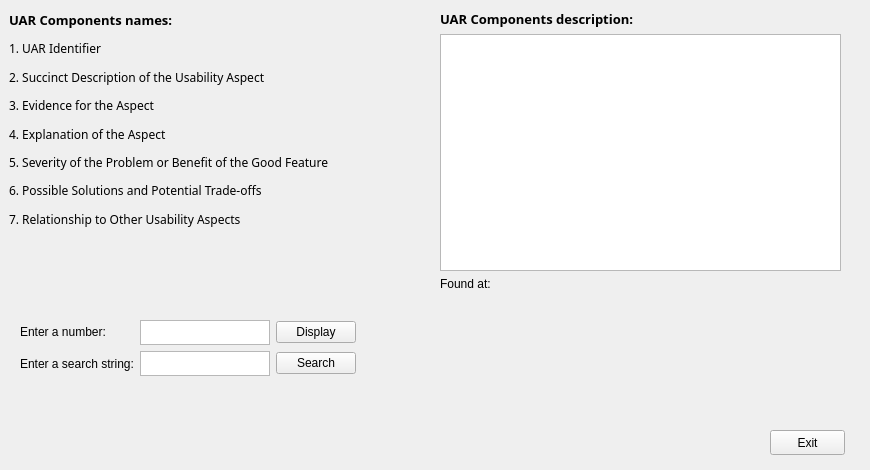
<?xml version="1.0" encoding="UTF-8"?>
<ui version="4.0">
 <class>MainWindow</class>
 <widget class="QMainWindow" name="MainWindow">
  <property name="geometry">
   <rect>
    <x>0</x>
    <y>0</y>
    <width>870</width>
    <height>470</height>
   </rect>
  </property>
  <property name="minimumSize">
   <size>
    <width>870</width>
    <height>470</height>
   </size>
  </property>
  <property name="maximumSize">
   <size>
    <width>870</width>
    <height>470</height>
   </size>
  </property>
  <property name="windowTitle">
   <string>UAR Components</string>
  </property>
  <widget class="QWidget" name="centralwidget">
   <widget class="QWidget" name="verticalLayoutWidget">
    <property name="geometry">
     <rect>
      <x>9</x>
      <y>9</y>
      <width>341</width>
      <height>221</height>
     </rect>
    </property>
    <layout class="QVBoxLayout" name="verticalLayout">
     <item>
      <widget class="QLabel" name="label">
       <property name="font">
        <font>
         <family>微软雅黑</family>
         <pointsize>10</pointsize>
         <weight>75</weight>
         <bold>true</bold>
        </font>
       </property>
       <property name="text">
        <string>UAR Components names:</string>
       </property>
      </widget>
     </item>
     <item>
      <widget class="QLabel" name="label_2">
       <property name="font">
        <font>
         <family>微软雅黑</family>
        </font>
       </property>
       <property name="text">
        <string>1. UAR Identifier</string>
       </property>
      </widget>
     </item>
     <item>
      <widget class="QLabel" name="label_3">
       <property name="font">
        <font>
         <family>微软雅黑</family>
        </font>
       </property>
       <property name="text">
        <string>2. Succinct Description of the Usability Aspect</string>
       </property>
      </widget>
     </item>
     <item>
      <widget class="QLabel" name="label_4">
       <property name="font">
        <font>
         <family>微软雅黑</family>
        </font>
       </property>
       <property name="text">
        <string>3. Evidence for the Aspect</string>
       </property>
      </widget>
     </item>
     <item>
      <widget class="QLabel" name="label_5">
       <property name="font">
        <font>
         <family>微软雅黑</family>
        </font>
       </property>
       <property name="text">
        <string>4. Explanation of the Aspect</string>
       </property>
      </widget>
     </item>
     <item>
      <widget class="QLabel" name="label_6">
       <property name="font">
        <font>
         <family>微软雅黑</family>
        </font>
       </property>
       <property name="text">
        <string>5. Severity of the Problem or Benefit of the Good Feature</string>
       </property>
      </widget>
     </item>
     <item>
      <widget class="QLabel" name="label_7">
       <property name="font">
        <font>
         <family>微软雅黑</family>
        </font>
       </property>
       <property name="text">
        <string>6. Possible Solutions and Potential Trade-offs</string>
       </property>
      </widget>
     </item>
     <item>
      <widget class="QLabel" name="label_8">
       <property name="font">
        <font>
         <family>微软雅黑</family>
        </font>
       </property>
       <property name="text">
        <string>7. Relationship to Other Usability Aspects</string>
       </property>
      </widget>
     </item>
    </layout>
   </widget>
   <widget class="QWidget" name="verticalLayoutWidget_2">
    <property name="geometry">
     <rect>
      <x>440</x>
      <y>10</y>
      <width>401</width>
      <height>361</height>
     </rect>
    </property>
    <layout class="QVBoxLayout" name="verticalLayout_2">
     <item>
      <widget class="QLabel" name="label_15">
       <property name="font">
        <font>
         <family>微软雅黑</family>
         <pointsize>10</pointsize>
         <weight>75</weight>
         <bold>true</bold>
        </font>
       </property>
       <property name="text">
        <string>UAR Components description:</string>
       </property>
      </widget>
     </item>
     <item>
      <widget class="QPlainTextEdit" name="DeEdit"/>
     </item>
     <item>
      <widget class="QLabel" name="label_12">
       <property name="text">
        <string>Found at:</string>
       </property>
      </widget>
     </item>
     <item>
      <widget class="QLabel" name="FristFoundLabel">
       <property name="text">
        <string/>
       </property>
      </widget>
     </item>
     <item>
      <widget class="QLabel" name="label_13">
       <property name="text">
        <string/>
       </property>
      </widget>
     </item>
     <item>
      <widget class="QLabel" name="LastFoundLabel">
       <property name="text">
        <string/>
       </property>
      </widget>
     </item>
     <item>
      <widget class="QLabel" name="label_14">
       <property name="text">
        <string/>
       </property>
      </widget>
     </item>
    </layout>
   </widget>
   <widget class="QPushButton" name="ExitBt">
    <property name="geometry">
     <rect>
      <x>770</x>
      <y>430</y>
      <width>75</width>
      <height>25</height>
     </rect>
    </property>
    <property name="text">
     <string>Exit</string>
    </property>
   </widget>
   <widget class="QWidget" name="widget" native="true">
    <property name="geometry">
     <rect>
      <x>20</x>
      <y>310</y>
      <width>381</width>
      <height>121</height>
     </rect>
    </property>
    <widget class="QWidget" name="gridLayoutWidget">
     <property name="geometry">
      <rect>
       <x>0</x>
       <y>10</y>
       <width>371</width>
       <height>81</height>
      </rect>
     </property>
     <layout class="QGridLayout" name="gridLayout">
      <property name="sizeConstraint">
       <enum>QLayout::SetFixedSize</enum>
      </property>
      <item row="0" column="0">
       <widget class="QLabel" name="label_9">
        <property name="sizePolicy">
         <sizepolicy hsizetype="Fixed" vsizetype="Fixed">
          <horstretch>0</horstretch>
          <verstretch>0</verstretch>
         </sizepolicy>
        </property>
        <property name="text">
         <string>Enter a number:</string>
        </property>
       </widget>
      </item>
      <item row="1" column="2">
       <widget class="QPushButton" name="SreachBt">
        <property name="text">
         <string>Search</string>
        </property>
       </widget>
      </item>
      <item row="1" column="0">
       <widget class="QLabel" name="label_10">
        <property name="sizePolicy">
         <sizepolicy hsizetype="Fixed" vsizetype="Preferred">
          <horstretch>0</horstretch>
          <verstretch>0</verstretch>
         </sizepolicy>
        </property>
        <property name="text">
         <string>Enter a search string:</string>
        </property>
       </widget>
      </item>
      <item row="0" column="1">
       <widget class="QTextEdit" name="NameEt">
        <property name="sizePolicy">
         <sizepolicy hsizetype="Fixed" vsizetype="Fixed">
          <horstretch>0</horstretch>
          <verstretch>0</verstretch>
         </sizepolicy>
        </property>
        <property name="minimumSize">
         <size>
          <width>130</width>
          <height>25</height>
         </size>
        </property>
        <property name="maximumSize">
         <size>
          <width>130</width>
          <height>25</height>
         </size>
        </property>
       </widget>
      </item>
      <item row="1" column="1">
       <widget class="QTextEdit" name="SreachEt">
        <property name="sizePolicy">
         <sizepolicy hsizetype="Fixed" vsizetype="Fixed">
          <horstretch>0</horstretch>
          <verstretch>0</verstretch>
         </sizepolicy>
        </property>
        <property name="minimumSize">
         <size>
          <width>130</width>
          <height>25</height>
         </size>
        </property>
        <property name="maximumSize">
         <size>
          <width>130</width>
          <height>25</height>
         </size>
        </property>
       </widget>
      </item>
      <item row="0" column="2">
       <widget class="QPushButton" name="DisplayBt">
        <property name="sizePolicy">
         <sizepolicy hsizetype="Fixed" vsizetype="Fixed">
          <horstretch>0</horstretch>
          <verstretch>0</verstretch>
         </sizepolicy>
        </property>
        <property name="text">
         <string>Display</string>
        </property>
       </widget>
      </item>
     </layout>
    </widget>
   </widget>
  </widget>
 </widget>
 <resources/>
 <connections>
  <connection>
   <sender>ExitBt</sender>
   <signal>clicked()</signal>
   <receiver>MainWindow</receiver>
   <slot>close()</slot>
   <hints>
    <hint type="sourcelabel">
     <x>807</x>
     <y>442</y>
    </hint>
    <hint type="destinationlabel">
     <x>434</x>
     <y>234</y>
    </hint>
   </hints>
  </connection>
 </connections>
</ui>
